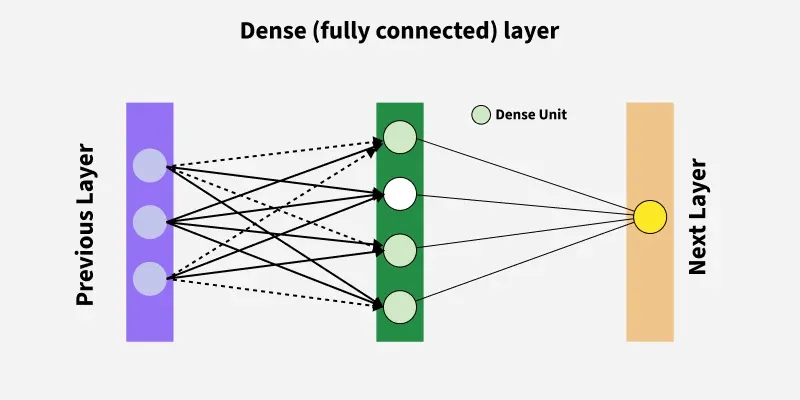
#> input picture Introduction to Computer Vision and Image Processing by Coursera/Module-3-Neural Network and Deep Learning for Image Classification/image.png, 800 x 400 px, given in place of image.jpg, which was not available
$ python 'Contour Detection.py'
#> lines starting #> are read from the running program, lines starting #| are printed output that depends on the picture; after the words box and inside, x2 and y2 are one past the last pixel; in counts of white or black regions, pixels touching at a corner belong together; pictures that were not available may be replaced by others from this repository, and a replacement may not be noted
#> further down, img is the input picture: shape (400, 800, 3); mean B, G, R 226.7, 227.3, 227
import cv2 as cv
import numpy as np

# Image Resize
def rescaleFrame(frame, scale=0.75):
#> called with scale = 0.2
    width = int(frame.shape[1] * scale)  # image width
#> width = 160
    height = int(frame.shape[0] * scale)  # image height
#> height = 80

    dimensions = (width, height)  # new dimensions
#> dimensions = (160, 80)

    return cv.resize(frame, dimensions, interpolation=cv.INTER_AREA)
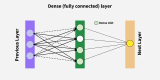
#> returned value: shape (80, 160, 3); mean of channels 0, 1, 2 226.7, 227.3, 227; drawn as B, G, R


# Load the image
img = cv.imread('image.jpg')

resize_image = rescaleFrame(img,scale=0.2)
cv.imshow("Resize",resize_image)
img = resize_image
# cv.imshow("Orginal Image ",img)
gray = cv.cvtColor(img, cv.COLOR_BGR2GRAY)
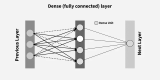
#> gray: shape (80, 160); min 1, max 255, mean 227.1
# cv.imshow("Gray",gray)

canny = cv.Canny(img,125,175)
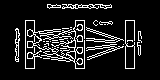
#> canny: shape (80, 160); 12% white in thin lines or dots, all inside (x1, y1, x2, y2) = (15, 4, 142, 69)
cv.imshow("Canny ",canny)

cv.waitKey(0)
cv.destroyAllWindows()
